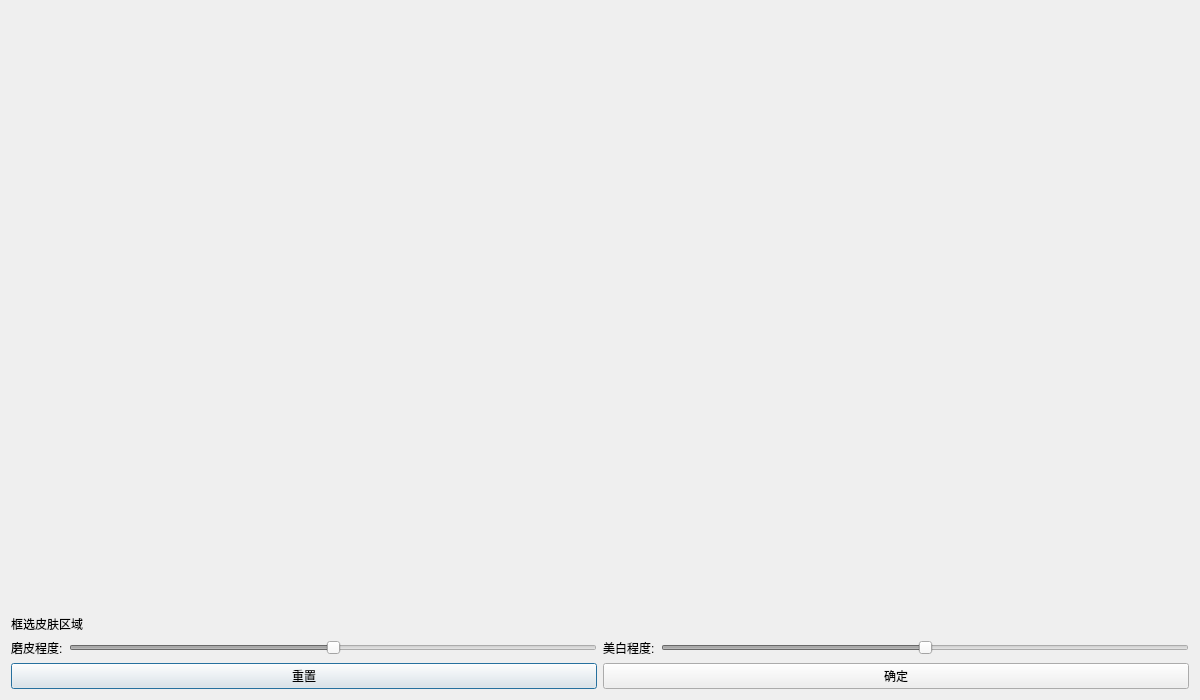
<?xml version="1.0" encoding="UTF-8"?>
<ui version="4.0">
 <class>DialogFaceDetection</class>
 <widget class="QDialog" name="DialogFaceDetection">
  <property name="geometry">
   <rect>
    <x>0</x>
    <y>0</y>
    <width>1200</width>
    <height>700</height>
   </rect>
  </property>
  <property name="windowTitle">
   <string>Dialog</string>
  </property>
  <layout class="QVBoxLayout" name="verticalLayout" stretch="1,0,0,0">
   <item>
    <layout class="QHBoxLayout" name="horizontalLayout_2">
     <item>
      <widget class="QLabel" name="imgLabel1">
       <property name="mouseTracking">
        <bool>true</bool>
       </property>
       <property name="text">
        <string/>
       </property>
      </widget>
     </item>
     <item>
      <widget class="QLabel" name="imgLabel2">
       <property name="text">
        <string/>
       </property>
      </widget>
     </item>
    </layout>
   </item>
   <item>
    <widget class="QLabel" name="hintLabel">
     <property name="text">
      <string>框选皮肤区域</string>
     </property>
    </widget>
   </item>
   <item>
    <layout class="QHBoxLayout" name="horizontalLayout_3">
     <item>
      <widget class="QLabel" name="label">
       <property name="text">
        <string>磨皮程度:</string>
       </property>
      </widget>
     </item>
     <item>
      <widget class="QSlider" name="filterSlider">
       <property name="enabled">
        <bool>false</bool>
       </property>
       <property name="maximum">
        <number>20</number>
       </property>
       <property name="value">
        <number>10</number>
       </property>
       <property name="orientation">
        <enum>Qt::Horizontal</enum>
       </property>
      </widget>
     </item>
     <item>
      <widget class="QLabel" name="label_2">
       <property name="text">
        <string>美白程度:</string>
       </property>
      </widget>
     </item>
     <item>
      <widget class="QSlider" name="lightSlider">
       <property name="enabled">
        <bool>false</bool>
       </property>
       <property name="maximum">
        <number>20</number>
       </property>
       <property name="value">
        <number>10</number>
       </property>
       <property name="orientation">
        <enum>Qt::Horizontal</enum>
       </property>
      </widget>
     </item>
    </layout>
   </item>
   <item>
    <layout class="QHBoxLayout" name="horizontalLayout">
     <item>
      <widget class="QPushButton" name="viewBtn">
       <property name="enabled">
        <bool>true</bool>
       </property>
       <property name="text">
        <string>重置</string>
       </property>
      </widget>
     </item>
     <item>
      <widget class="QPushButton" name="submitBtn">
       <property name="text">
        <string>确定</string>
       </property>
      </widget>
     </item>
    </layout>
   </item>
  </layout>
 </widget>
 <resources/>
 <connections/>
</ui>
